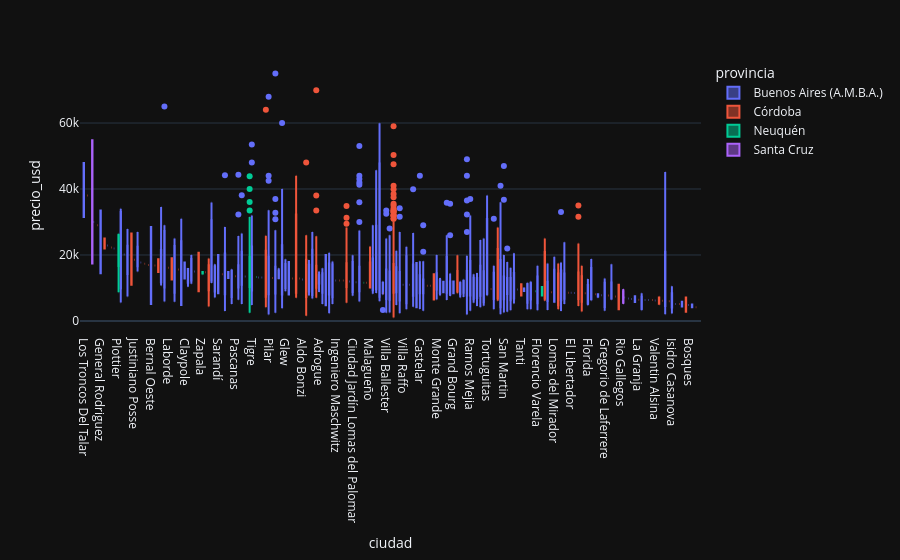

Notebook cell for this chart:
### Markdown cell above
Analizando los rangos de precios por ciudad dentro de cada provincia, vemos que este tampoco esta determinado por la ubicacion.

### Code cell
prov_interes = ['Buenos Aires (A.M.B.A.)', 'Córdoba', 'Neuquén', 'Santa Cruz']

df_filtro = df[df['provincia'].isin(prov_interes)]

segmentacion_prov_ciud = (df[df['provincia'].isin(prov_interes)]
                          .groupby(['provincia','ciudad'])['precio_usd']
                          .median().sort_values(ascending=False))

orden_ciudades = segmentacion_prov_ciud.index.get_level_values('ciudad').tolist()

box = px.box(df_filtro,
             x = 'ciudad',
             y = 'precio_usd',
             color = 'provincia',
             category_orders={'ciudad': orden_ciudades},
             template = 'plotly_dark',
             hover_data='marca',
             ).show()

### Figure 1 — Plotly figure (JSON) as saved in the notebook; plotly's stock layout.template omitted (floating-point values rounded to 4 significant figures; data arrays with more than 128 entries replaced by an {"elided": "..."} marker saying what was removed)
{"data": [{"alignmentgroup": "True", "customdata": {"elided": "1020x1 str values"}, "hovertemplate": "provincia=Buenos Aires (A.M.B.A.)<br>ciudad=%{x}<br>precio_usd=%{y}<br>marca=%{customdata[0]}<extra></extra>", "legendgroup": "Buenos Aires (A.M.B.A.)", "marker": {"color": "#636efa"}, "name": "Buenos Aires (A.M.B.A.)", "notched": false, "offsetgroup": "Buenos Aires (A.M.B.A.)", "orientation": "v", "showlegend": true, "type": "box", "x": {"elided": "1020 str values"}, "x0": " ", "xaxis": "x", "y": {"elided": "1020 float values"}, "y0": " ", "yaxis": "y"}, {"alignmentgroup": "True", "customdata": {"elided": "570x1 str values"}, "hovertemplate": "provincia=Córdoba<br>ciudad=%{x}<br>precio_usd=%{y}<br>marca=%{customdata[0]}<extra></extra>", "legendgroup": "Córdoba", "marker": {"color": "#EF553B"}, "name": "Córdoba", "notched": false, "offsetgroup": "Córdoba", "orientation": "v", "showlegend": true, "type": "box", "x": {"elided": "570 str values"}, "x0": " ", "xaxis": "x", "y": {"elided": "570 float values"}, "y0": " ", "yaxis": "y"}, {"alignmentgroup": "True", "customdata": [["Volkswagen"], ["FIAT"], ["Ford"], ["Peugeot"], ["Jeep"], ["Peugeot"], ["FIAT"], ["Nissan"], ["Chevrolet"], ["Renault"], ["Ford"], ["Chevrolet"], ["Volkswagen"], ["Volkswagen"], ["Toyota"], ["Renault"], ["Toyota"], ["Honda"], ["Citroën"], ["Volkswagen"], ["Peugeot"], ["Toyota"], ["Nissan"], ["Peugeot"], ["Volkswagen"], ["Chevrolet"], ["Nissan"], ["Peugeot"], ["Ford"], ["Renault"], ["Volkswagen"], ["Jeep"], ["Jeep"], ["Volkswagen"], ["Nissan"], ["Chevrolet"], ["Jeep"], ["Ford"], ["Peugeot"], ["Citroën"], ["Volkswagen"], ["Volkswagen"], ["Volkswagen"], ["Ford"], ["Volkswagen"], ["Citroën"], ["KIA"], ["Renault"], ["Ford"], ["Chery"], ["Renault"], ["Volkswagen"], ["Ford"], ["Renault"], ["Volkswagen"], ["Volkswagen"], ["Peugeot"], ["Toyota"], ["Volkswagen"], ["Ford"], ["Jeep"], ["Renault"], ["Volkswagen"], ["Chevrolet"], ["Toyota"], ["Ford"], ["Ford"], ["Peugeot"], ["Toyota"], ["Renault"], ["Honda"], ["Volkswagen"], ["Chevrolet"], ["Volkswagen"], ["Volkswagen"], ["Chery"], ["Ford"], ["BMW"], ["Chevrolet"], ["FIAT"], ["Ford"], ["Renault"], ["Volkswagen"], ["Volkswagen"], ["Toyota"], ["Ford"], ["Ford"], ["Volkswagen"], ["Renault"], ["Peugeot"], ["Ford"], ["Volkswagen"], ["Chery"], ["Toyota"], ["Ford"], ["FIAT"], ["Chevrolet"], ["Ford"], ["Renault"], ["Hyundai"], ["FIAT"], ["Ford"], ["Peugeot"], ["Peugeot"], ["Chevrolet"], ["Volkswagen"], ["Nissan"], ["Renault"], ["Ford"], ["Citroën"], ["Ford"], ["Peugeot"]], "hovertemplate": "provincia=Neuquén<br>ciudad=%{x}<br>precio_usd=%{y}<br>marca=%{customdata[0]}<extra></extra>", "legendgroup": "Neuquén", "marker": {"color": "#00cc96"}, "name": "Neuquén", "notched": false, "offsetgroup": "Neuquén", "orientation": "v", "showlegend": true, "type": "box", "x": ["Neuquén", "Neuquén", "Neuquén", "Plottier", "Neuquén", "Neuquén", "Zapala", "Neuquén", "Villa la Angostura", "Neuquén", "Neuquén", "Centenario", "Neuquén", "San Martin de los Andes", "Neuquén", "Neuquén", "Neuquén", "Neuquén", "Zapala", "Neuquén", "Neuquén", "Plottier", "Neuquén", "Neuquén", "Neuquén", "Neuquén", "Neuquén", "Neuquén", "Neuquén", "Neuquén", "Neuquén", "Neuquén", "Neuquén", "Neuquén", "Neuquén", "Neuquén", "Neuquén", "Neuquén", "Neuquén", "Neuquén", "Neuquén", "Neuquén", "Neuquén", "Neuquén", "Neuquén", "Neuquén", "Neuquén", "Neuquén", "Neuquén", "Neuquén", "Neuquén", "Neuquén", "Neuquén", "Neuquén", "Neuquén", "Neuquén", "Neuquén", "Plottier", "Neuquén", "Neuquén", "Neuquén", "Neuquén", "Neuquén", "Neuquén", "Neuquén", "Neuquén", "Neuquén", "Neuquén", "Neuquén", "Neuquén", "Neuquén", "Plottier", "Neuquén", "Neuquén", "Neuquén", "Neuquén", "Neuquén", "Neuquén", "Neuquén", "Neuquén", "Neuquén", "Neuquén", "Neuquén", "Neuquén", "Neuquén", "Neuquén", "Plottier", "Neuquén", "Neuquén", "Neuquén", "Neuquén", "Neuquén", "Neuquén", "Neuquén", "Neuquén", "Neuquén", "Neuquén", "Neuquén", "Neuquén", "Neuquén", "Neuquén", "Neuquén", "San Martin de los Andes", "Neuquén", "Plaza Huincul", "Neuquén", "Neuquén", "Neuquén", "Neuquén", "Neuquén", "Neuquén", "Zapala"], "x0": " ", "xaxis": "x", "y": [9677.0, 7419.0, 10000.0, 8710.0, 10650.0, 13550.0, 14190.0, 25810.0, 13300.0, 7226.0, 18710.0, 9032.0, 10650.0, 10320.0, 17740.0, 7097.0, 43870.0, 13500.0, 14840.0, 6500.0, 10970.0, 25810.0, 9161.0, 9032.0, 33480.0, 14190.0, 19940.0, 29030.0, 13870.0, 13870.0, 10320.0, 18000.0, 20000.0, 10320.0, 20650.0, 30970.0, 29030.0, 10650.0, 17230.0, 21290.0, 18710.0, 23160.0, 10970.0, 36060.0, 30000.0, 8387.0, 9613.0, 13870.0, 10970.0, 14190.0, 10320.0, 30260.0, 14520.0, 11550.0, 10000.0, 9613.0, 11610.0, 26450.0, 29680.0, 5806.0, 19290.0, 13870.0, 10320.0, 15480.0, 29030.0, 12900.0, 28390.0, 6452.0, 29680.0, 15160.0, 15480.0, 20970.0, 19350.0, 17350.0, 10260.0, 12900.0, 11940.0, 40000.0, 5806.0, 14190.0, 31550.0, 18650.0, 12900.0, 9032.0, 29030.0, 14520.0, 19350.0, 2452.0, 12900.0, 10650.0, 11290.0, 19350.0, 12260.0, 28390.0, 11550.0, 10000.0, 15000.0, 10650.0, 12900.0, 9032.0, 19350.0, 24840.0, 7742.0, 13000.0, 11610.0, 11940.0, 21290.0, 7419.0, 12060.0, 7742.0, 12260.0, 14840.0], "y0": " ", "yaxis": "y"}, {"alignmentgroup": "True", "customdata": [["Agrale"], ["Toyota"], ["Chevrolet"], ["Ford"], ["Peugeot"]], "hovertemplate": "provincia=Santa Cruz<br>ciudad=%{x}<br>precio_usd=%{y}<br>marca=%{customdata[0]}<extra></extra>", "legendgroup": "Santa Cruz", "marker": {"color": "#ab63fa"}, "name": "Santa Cruz", "notched": false, "offsetgroup": "Santa Cruz", "orientation": "v", "showlegend": true, "type": "box", "x": ["El Calafate", "El Calafate", "Rio Gallegos", "Rio Gallegos", "Rio Gallegos"], "x0": " ", "xaxis": "x", "y": [54750.0, 17420.0, 9677.0, 7097.0, 5161.0], "y0": " ", "yaxis": "y"}], "layout": {"boxmode": "group", "legend": {"title": {"text": "provincia"}, "tracegroupgap": 0}, "margin": {"t": 60}, "xaxis": {"anchor": "y", "categoryarray": {"elided": "184 str values"}, "categoryorder": "array", "domain": [0, 1], "title": {"text": "ciudad"}}, "yaxis": {"anchor": "x", "domain": [0, 1], "title": {"text": "precio_usd"}}}}
